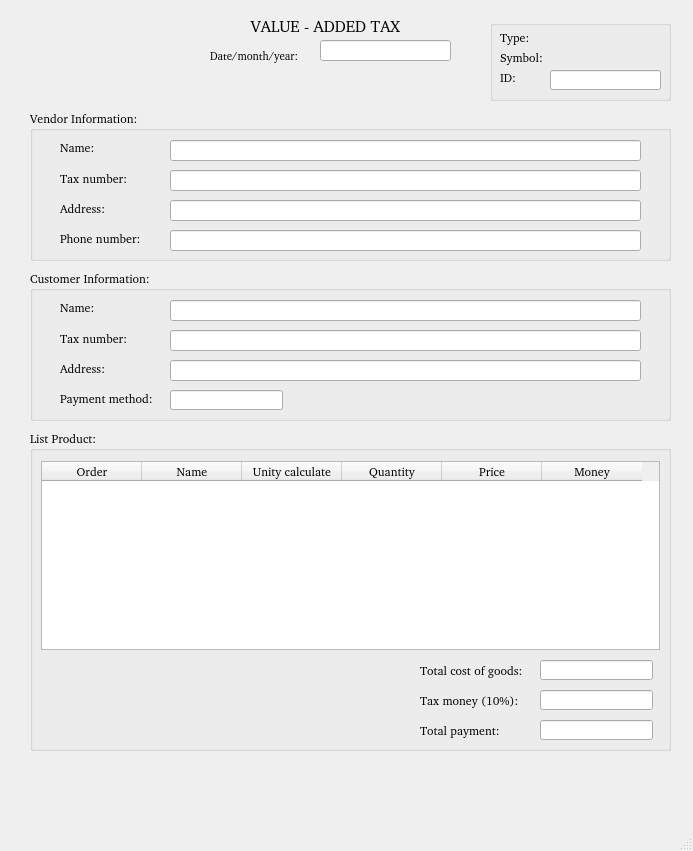
<?xml version="1.0" encoding="UTF-8"?>
<ui version="4.0">
 <class>MainWindow</class>
 <widget class="QMainWindow" name="MainWindow">
  <property name="geometry">
   <rect>
    <x>0</x>
    <y>0</y>
    <width>693</width>
    <height>851</height>
   </rect>
  </property>
  <property name="windowTitle">
   <string>MainWindow</string>
  </property>
  <widget class="QWidget" name="centralwidget">
   <widget class="QLabel" name="label">
    <property name="geometry">
     <rect>
      <x>230</x>
      <y>0</y>
      <width>191</width>
      <height>51</height>
     </rect>
    </property>
    <property name="font">
     <font>
      <family>#9Slide03 Arima Madurai ExtraBo</family>
      <pointsize>12</pointsize>
      <weight>50</weight>
      <bold>false</bold>
     </font>
    </property>
    <property name="text">
     <string>VALUE - ADDED TAX</string>
    </property>
    <property name="alignment">
     <set>Qt::AlignCenter</set>
    </property>
   </widget>
   <widget class="QLabel" name="label_2">
    <property name="geometry">
     <rect>
      <x>210</x>
      <y>40</y>
      <width>111</width>
      <height>31</height>
     </rect>
    </property>
    <property name="font">
     <font>
      <family>#9Slide03 Arima Madurai ExtraBo</family>
      <pointsize>8</pointsize>
     </font>
    </property>
    <property name="text">
     <string>Date/month/year:</string>
    </property>
   </widget>
   <widget class="QLineEdit" name="lineEditDate">
    <property name="geometry">
     <rect>
      <x>320</x>
      <y>40</y>
      <width>131</width>
      <height>21</height>
     </rect>
    </property>
    <property name="font">
     <font>
      <family>#9Slide03 Arima Madurai ExtraBo</family>
     </font>
    </property>
   </widget>
   <widget class="QGroupBox" name="groupBox">
    <property name="geometry">
     <rect>
      <x>490</x>
      <y>20</y>
      <width>181</width>
      <height>81</height>
     </rect>
    </property>
    <property name="font">
     <font>
      <family>#9Slide03 Arima Madurai ExtraBo</family>
     </font>
    </property>
    <property name="title">
     <string/>
    </property>
    <widget class="QLabel" name="label_3">
     <property name="geometry">
      <rect>
       <x>10</x>
       <y>10</y>
       <width>52</width>
       <height>15</height>
      </rect>
     </property>
     <property name="text">
      <string>Type:</string>
     </property>
    </widget>
    <widget class="QLabel" name="label_4">
     <property name="geometry">
      <rect>
       <x>10</x>
       <y>30</y>
       <width>52</width>
       <height>15</height>
      </rect>
     </property>
     <property name="text">
      <string>Symbol:</string>
     </property>
    </widget>
    <widget class="QLabel" name="label_5">
     <property name="geometry">
      <rect>
       <x>10</x>
       <y>50</y>
       <width>52</width>
       <height>15</height>
      </rect>
     </property>
     <property name="text">
      <string>ID:</string>
     </property>
    </widget>
    <widget class="QLineEdit" name="lineEditIDInvoice">
     <property name="geometry">
      <rect>
       <x>60</x>
       <y>50</y>
       <width>111</width>
       <height>20</height>
      </rect>
     </property>
    </widget>
   </widget>
   <widget class="QGroupBox" name="groupBox_2">
    <property name="geometry">
     <rect>
      <x>30</x>
      <y>110</y>
      <width>641</width>
      <height>151</height>
     </rect>
    </property>
    <property name="font">
     <font>
      <family>#9Slide03 Arima Madurai ExtraBo</family>
     </font>
    </property>
    <property name="title">
     <string>Vendor Information:</string>
    </property>
    <widget class="QLabel" name="label_6">
     <property name="geometry">
      <rect>
       <x>30</x>
       <y>30</y>
       <width>52</width>
       <height>15</height>
      </rect>
     </property>
     <property name="text">
      <string>Name:</string>
     </property>
    </widget>
    <widget class="QLabel" name="label_7">
     <property name="geometry">
      <rect>
       <x>30</x>
       <y>60</y>
       <width>81</width>
       <height>16</height>
      </rect>
     </property>
     <property name="text">
      <string>Tax number:</string>
     </property>
    </widget>
    <widget class="QLabel" name="label_8">
     <property name="geometry">
      <rect>
       <x>30</x>
       <y>90</y>
       <width>81</width>
       <height>16</height>
      </rect>
     </property>
     <property name="text">
      <string>Address:</string>
     </property>
    </widget>
    <widget class="QLabel" name="label_9">
     <property name="geometry">
      <rect>
       <x>30</x>
       <y>120</y>
       <width>91</width>
       <height>16</height>
      </rect>
     </property>
     <property name="text">
      <string>Phone number:</string>
     </property>
    </widget>
    <widget class="QLineEdit" name="lineEditVendorName">
     <property name="geometry">
      <rect>
       <x>140</x>
       <y>30</y>
       <width>471</width>
       <height>21</height>
      </rect>
     </property>
    </widget>
    <widget class="QLineEdit" name="lineEditVendorTaxNumber">
     <property name="geometry">
      <rect>
       <x>140</x>
       <y>60</y>
       <width>471</width>
       <height>21</height>
      </rect>
     </property>
    </widget>
    <widget class="QLineEdit" name="lineEditVendorPhone">
     <property name="geometry">
      <rect>
       <x>140</x>
       <y>120</y>
       <width>471</width>
       <height>21</height>
      </rect>
     </property>
    </widget>
    <widget class="QLineEdit" name="lineEditVendorAddress">
     <property name="geometry">
      <rect>
       <x>140</x>
       <y>90</y>
       <width>471</width>
       <height>21</height>
      </rect>
     </property>
    </widget>
   </widget>
   <widget class="QGroupBox" name="groupBox_3">
    <property name="geometry">
     <rect>
      <x>30</x>
      <y>270</y>
      <width>641</width>
      <height>151</height>
     </rect>
    </property>
    <property name="font">
     <font>
      <family>#9Slide03 Arima Madurai ExtraBo</family>
     </font>
    </property>
    <property name="title">
     <string>Customer Information:</string>
    </property>
    <widget class="QLabel" name="label_10">
     <property name="geometry">
      <rect>
       <x>30</x>
       <y>30</y>
       <width>52</width>
       <height>15</height>
      </rect>
     </property>
     <property name="text">
      <string>Name:</string>
     </property>
    </widget>
    <widget class="QLabel" name="label_11">
     <property name="geometry">
      <rect>
       <x>30</x>
       <y>60</y>
       <width>81</width>
       <height>16</height>
      </rect>
     </property>
     <property name="text">
      <string>Tax number:</string>
     </property>
    </widget>
    <widget class="QLabel" name="label_12">
     <property name="geometry">
      <rect>
       <x>30</x>
       <y>90</y>
       <width>81</width>
       <height>16</height>
      </rect>
     </property>
     <property name="text">
      <string>Address:</string>
     </property>
    </widget>
    <widget class="QLabel" name="label_13">
     <property name="geometry">
      <rect>
       <x>30</x>
       <y>120</y>
       <width>101</width>
       <height>16</height>
      </rect>
     </property>
     <property name="text">
      <string>Payment method:</string>
     </property>
    </widget>
    <widget class="QLineEdit" name="lineEditCustomerName">
     <property name="geometry">
      <rect>
       <x>140</x>
       <y>30</y>
       <width>471</width>
       <height>21</height>
      </rect>
     </property>
    </widget>
    <widget class="QLineEdit" name="lineEditCustomerTaxNumber">
     <property name="geometry">
      <rect>
       <x>140</x>
       <y>60</y>
       <width>471</width>
       <height>21</height>
      </rect>
     </property>
    </widget>
    <widget class="QLineEdit" name="lineEditCustomerAddress">
     <property name="geometry">
      <rect>
       <x>140</x>
       <y>90</y>
       <width>471</width>
       <height>21</height>
      </rect>
     </property>
    </widget>
    <widget class="QLineEdit" name="lineEditPaymentMethod">
     <property name="geometry">
      <rect>
       <x>140</x>
       <y>120</y>
       <width>113</width>
       <height>20</height>
      </rect>
     </property>
    </widget>
   </widget>
   <widget class="QGroupBox" name="groupBox_4">
    <property name="geometry">
     <rect>
      <x>30</x>
      <y>430</y>
      <width>641</width>
      <height>321</height>
     </rect>
    </property>
    <property name="font">
     <font>
      <family>#9Slide03 Arima Madurai ExtraBo</family>
     </font>
    </property>
    <property name="title">
     <string>List Product:</string>
    </property>
    <widget class="QTableWidget" name="tableWidgetListProduct">
     <property name="geometry">
      <rect>
       <x>11</x>
       <y>31</y>
       <width>619</width>
       <height>189</height>
      </rect>
     </property>
     <column>
      <property name="text">
       <string>Order</string>
      </property>
     </column>
     <column>
      <property name="text">
       <string>Name</string>
      </property>
     </column>
     <column>
      <property name="text">
       <string>Unity calculate</string>
      </property>
     </column>
     <column>
      <property name="text">
       <string>Quantity</string>
      </property>
     </column>
     <column>
      <property name="text">
       <string>Price</string>
      </property>
     </column>
     <column>
      <property name="text">
       <string>Money</string>
      </property>
     </column>
    </widget>
    <widget class="QLabel" name="label_14">
     <property name="geometry">
      <rect>
       <x>390</x>
       <y>230</y>
       <width>111</width>
       <height>20</height>
      </rect>
     </property>
     <property name="text">
      <string>Total cost of goods:</string>
     </property>
    </widget>
    <widget class="QLineEdit" name="lineEditTotalCostofGoods">
     <property name="geometry">
      <rect>
       <x>510</x>
       <y>230</y>
       <width>113</width>
       <height>20</height>
      </rect>
     </property>
    </widget>
    <widget class="QLineEdit" name="lineEditTaxMoney">
     <property name="geometry">
      <rect>
       <x>510</x>
       <y>260</y>
       <width>113</width>
       <height>20</height>
      </rect>
     </property>
    </widget>
    <widget class="QLabel" name="label_15">
     <property name="geometry">
      <rect>
       <x>390</x>
       <y>260</y>
       <width>111</width>
       <height>20</height>
      </rect>
     </property>
     <property name="text">
      <string>Tax money (10%):</string>
     </property>
    </widget>
    <widget class="QLabel" name="label_16">
     <property name="geometry">
      <rect>
       <x>390</x>
       <y>290</y>
       <width>111</width>
       <height>20</height>
      </rect>
     </property>
     <property name="text">
      <string>Total payment:</string>
     </property>
    </widget>
    <widget class="QLineEdit" name="lineEditTotalPayment">
     <property name="geometry">
      <rect>
       <x>510</x>
       <y>290</y>
       <width>113</width>
       <height>20</height>
      </rect>
     </property>
    </widget>
   </widget>
  </widget>
  <widget class="QMenuBar" name="menubar">
   <property name="geometry">
    <rect>
     <x>0</x>
     <y>0</y>
     <width>693</width>
     <height>25</height>
    </rect>
   </property>
  </widget>
  <widget class="QStatusBar" name="statusbar"/>
 </widget>
 <resources/>
 <connections/>
</ui>
